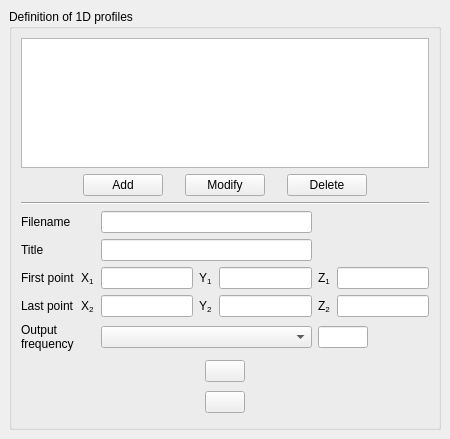
<ui version="4.0" >
 <class>ProfilesForm</class>
 <widget class="QWidget" name="ProfilesForm" >
  <property name="geometry" >
   <rect>
    <x>0</x>
    <y>0</y>
    <width>450</width>
    <height>439</height>
   </rect>
  </property>
  <property name="windowTitle" >
   <string>Form</string>
  </property>
  <layout class="QGridLayout" >
   <property name="margin" >
    <number>9</number>
   </property>
   <property name="spacing" >
    <number>6</number>
   </property>
   <item row="0" column="0" >
    <widget class="QGroupBox" name="groupBox" >
     <property name="title" >
      <string>Definition of 1D profiles</string>
     </property>
     <layout class="QGridLayout" >
      <property name="margin" >
       <number>9</number>
      </property>
      <property name="spacing" >
       <number>6</number>
      </property>
      <item row="4" column="0" >
       <spacer>
        <property name="orientation" >
         <enum>Qt::Horizontal</enum>
        </property>
        <property name="sizeHint" >
         <size>
          <width>16</width>
          <height>61</height>
         </size>
        </property>
       </spacer>
      </item>
      <item row="4" column="1" >
       <layout class="QHBoxLayout" >
        <property name="margin" >
         <number>0</number>
        </property>
        <property name="spacing" >
         <number>6</number>
        </property>
        <item>
         <widget class="QWidget" native="1" name="widgetDrag" >
          <property name="minimumSize" >
           <size>
            <width>50</width>
            <height>0</height>
           </size>
          </property>
         </widget>
        </item>
        <item>
         <layout class="QVBoxLayout" >
          <property name="margin" >
           <number>0</number>
          </property>
          <property name="spacing" >
           <number>6</number>
          </property>
          <item>
           <widget class="QPushButton" name="pushButtonAddVar" >
            <property name="text" >
             <string/>
            </property>
            <property name="icon" >
             <iconset resource="resources_pages.qrc" >:/new/prefix1/icons/32x32/go-next.png</iconset>
            </property>
           </widget>
          </item>
          <item>
           <widget class="QPushButton" name="pushButtonSuppressVar" >
            <property name="text" >
             <string/>
            </property>
            <property name="icon" >
             <iconset resource="resources_pages.qrc" >:/new/prefix1/icons/32x32/go-previous.png</iconset>
            </property>
           </widget>
          </item>
         </layout>
        </item>
        <item>
         <widget class="QWidget" native="1" name="widgetDrop" >
          <property name="minimumSize" >
           <size>
            <width>50</width>
            <height>0</height>
           </size>
          </property>
         </widget>
        </item>
       </layout>
      </item>
      <item row="4" column="2" >
       <spacer>
        <property name="orientation" >
         <enum>Qt::Horizontal</enum>
        </property>
        <property name="sizeHint" >
         <size>
          <width>16</width>
          <height>61</height>
         </size>
        </property>
       </spacer>
      </item>
      <item row="3" column="0" colspan="3" >
       <layout class="QHBoxLayout" >
        <property name="margin" >
         <number>0</number>
        </property>
        <property name="spacing" >
         <number>6</number>
        </property>
        <item>
         <spacer>
          <property name="orientation" >
           <enum>Qt::Horizontal</enum>
          </property>
          <property name="sizeHint" >
           <size>
            <width>13</width>
            <height>13</height>
           </size>
          </property>
         </spacer>
        </item>
        <item>
         <layout class="QGridLayout" >
          <property name="margin" >
           <number>0</number>
          </property>
          <property name="spacing" >
           <number>6</number>
          </property>
          <item row="0" column="0" colspan="2" >
           <widget class="QLabel" name="labelBaseName" >
            <property name="text" >
             <string>Filename</string>
            </property>
           </widget>
          </item>
          <item row="0" column="2" colspan="3" >
           <widget class="QLineEdit" name="lineEditBaseName" />
          </item>
          <item row="1" column="0" >
           <widget class="QLabel" name="label" >
            <property name="text" >
             <string>Title</string>
            </property>
           </widget>
          </item>
          <item row="1" column="2" colspan="3" >
           <widget class="QLineEdit" name="lineEditTitle" />
          </item>
          <item row="2" column="0" >
           <widget class="QLabel" name="labelFirstPoint" >
            <property name="text" >
             <string>First point</string>
            </property>
           </widget>
          </item>
          <item row="2" column="1" >
           <widget class="QLabel" name="labelX1" >
            <property name="text" >
             <string>X&lt;sub>1&lt;/sub></string>
            </property>
           </widget>
          </item>
          <item row="2" column="2" >
           <widget class="QLineEdit" name="lineEditX1" />
          </item>
          <item row="2" column="3" >
           <widget class="QLabel" name="labelY1" >
            <property name="text" >
             <string>Y&lt;sub>1&lt;/sub></string>
            </property>
           </widget>
          </item>
          <item row="2" column="4" >
           <widget class="QLineEdit" name="lineEditY1" />
          </item>
          <item row="2" column="5" >
           <widget class="QLabel" name="labelZ1" >
            <property name="text" >
             <string>Z&lt;sub>1&lt;/sub></string>
            </property>
           </widget>
          </item>
          <item row="2" column="6" >
           <widget class="QLineEdit" name="lineEditZ1" />
          </item>
          <item row="3" column="0" >
           <widget class="QLabel" name="labelLastPoint" >
            <property name="text" >
             <string>Last point</string>
            </property>
           </widget>
          </item>
          <item row="3" column="1" >
           <widget class="QLabel" name="labelX2" >
            <property name="text" >
             <string>X&lt;sub>2&lt;/sub></string>
            </property>
           </widget>
          </item>
          <item row="3" column="2" >
           <widget class="QLineEdit" name="lineEditX2" />
          </item>
          <item row="3" column="3" >
           <widget class="QLabel" name="labelY2" >
            <property name="text" >
             <string>Y&lt;sub>2&lt;/sub></string>
            </property>
           </widget>
          </item>
          <item row="3" column="4" >
           <widget class="QLineEdit" name="lineEditY2" />
          </item>
          <item row="3" column="5" >
           <widget class="QLabel" name="labelZ2" >
            <property name="text" >
             <string>Z&lt;sub>2&lt;/sub></string>
            </property>
           </widget>
          </item>
          <item row="3" column="6" >
           <widget class="QLineEdit" name="lineEditZ2" />
          </item>
          <item row="4" column="0" >
           <widget class="QLabel" name="labelFreq" >
            <property name="text" >
             <string>Output
frequency</string>
            </property>
           </widget>
          </item>
          <item row="4" column="2" colspan="3" >
           <widget class="QComboBox" name="comboBoxFreq" />
          </item>
          <item row="4" column="5" colspan="2" >
           <widget class="QLineEdit" name="lineEditFreq" >
            <property name="maximumSize" >
             <size>
              <width>50</width>
              <height>16777215</height>
             </size>
            </property>
           </widget>
          </item>
         </layout>
        </item>
        <item>
         <spacer>
          <property name="orientation" >
           <enum>Qt::Horizontal</enum>
          </property>
          <property name="sizeHint" >
           <size>
            <width>17</width>
            <height>18</height>
           </size>
          </property>
         </spacer>
        </item>
       </layout>
      </item>
      <item row="2" column="0" colspan="3" >
       <widget class="Line" name="line" >
        <property name="orientation" >
         <enum>Qt::Horizontal</enum>
        </property>
       </widget>
      </item>
      <item row="1" column="0" colspan="3" >
       <layout class="QHBoxLayout" >
        <property name="margin" >
         <number>0</number>
        </property>
        <property name="spacing" >
         <number>6</number>
        </property>
        <item>
         <spacer>
          <property name="orientation" >
           <enum>Qt::Horizontal</enum>
          </property>
          <property name="sizeHint" >
           <size>
            <width>20</width>
            <height>21</height>
           </size>
          </property>
         </spacer>
        </item>
        <item>
         <layout class="QHBoxLayout" >
          <property name="margin" >
           <number>0</number>
          </property>
          <property name="spacing" >
           <number>6</number>
          </property>
          <item>
           <widget class="QPushButton" name="pushButtonAdd" >
            <property name="text" >
             <string>Add</string>
            </property>
           </widget>
          </item>
          <item>
           <spacer>
            <property name="orientation" >
             <enum>Qt::Horizontal</enum>
            </property>
            <property name="sizeHint" >
             <size>
              <width>16</width>
              <height>16</height>
             </size>
            </property>
           </spacer>
          </item>
          <item>
           <widget class="QPushButton" name="pushButtonEdit" >
            <property name="text" >
             <string>Modify</string>
            </property>
           </widget>
          </item>
          <item>
           <spacer>
            <property name="orientation" >
             <enum>Qt::Horizontal</enum>
            </property>
            <property name="sizeHint" >
             <size>
              <width>16</width>
              <height>16</height>
             </size>
            </property>
           </spacer>
          </item>
          <item>
           <widget class="QPushButton" name="pushButtonDelete" >
            <property name="text" >
             <string>Delete</string>
            </property>
           </widget>
          </item>
         </layout>
        </item>
        <item>
         <spacer>
          <property name="orientation" >
           <enum>Qt::Horizontal</enum>
          </property>
          <property name="sizeHint" >
           <size>
            <width>16</width>
            <height>16</height>
           </size>
          </property>
         </spacer>
        </item>
       </layout>
      </item>
      <item row="0" column="0" colspan="3" >
       <widget class="QTreeView" name="treeViewProfile" >
        <property name="indentation" >
         <number>0</number>
        </property>
        <property name="rootIsDecorated" >
         <bool>false</bool>
        </property>
       </widget>
      </item>
     </layout>
    </widget>
   </item>
   <item row="1" column="0" >
    <spacer>
     <property name="orientation" >
      <enum>Qt::Vertical</enum>
     </property>
     <property name="sizeHint" >
      <size>
       <width>432</width>
       <height>16</height>
      </size>
     </property>
    </spacer>
   </item>
  </layout>
 </widget>
 <resources>
  <include location="resources_pages.qrc" />
 </resources>
 <connections/>
</ui>
